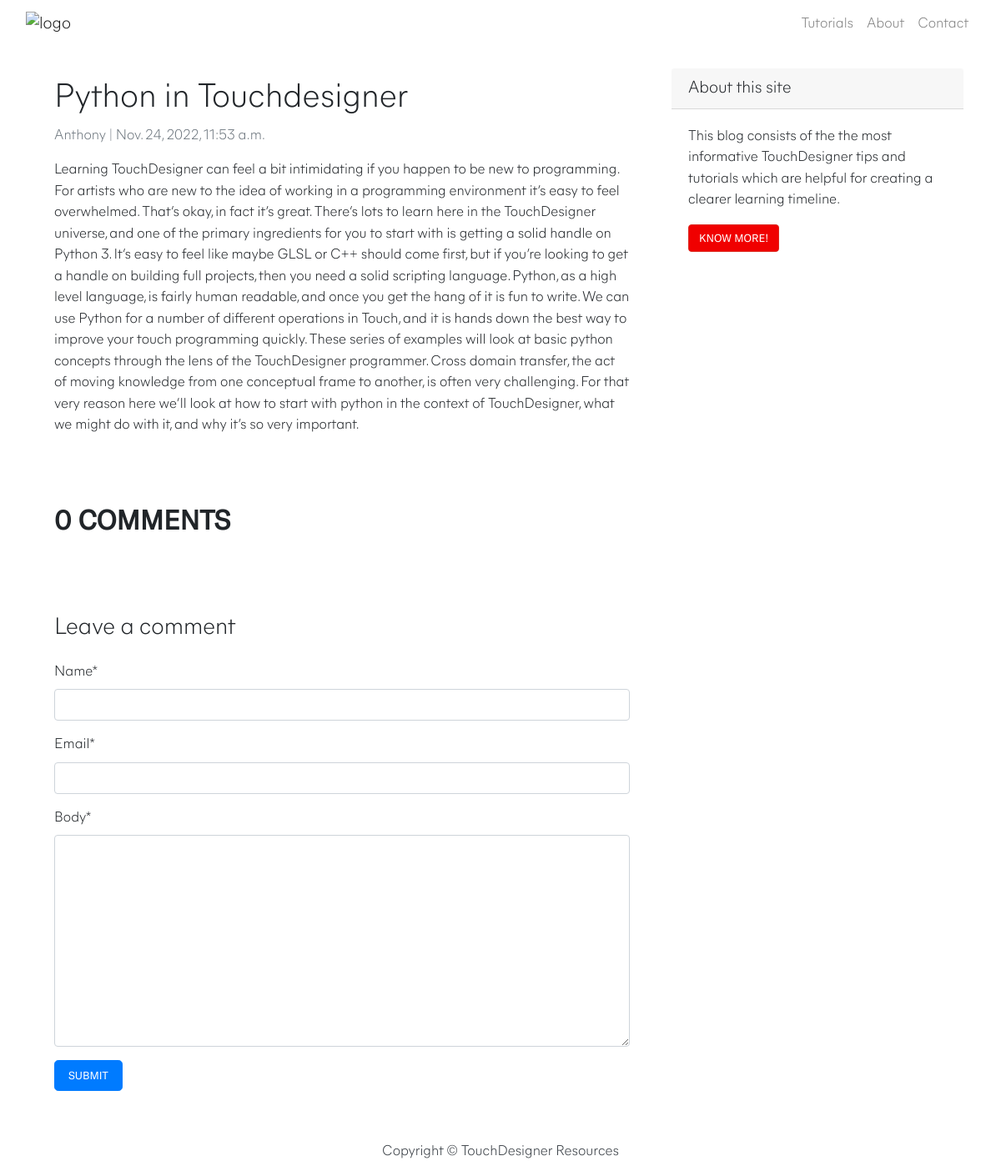
Page /python-in-touchdesigner/ on the earlier database version.
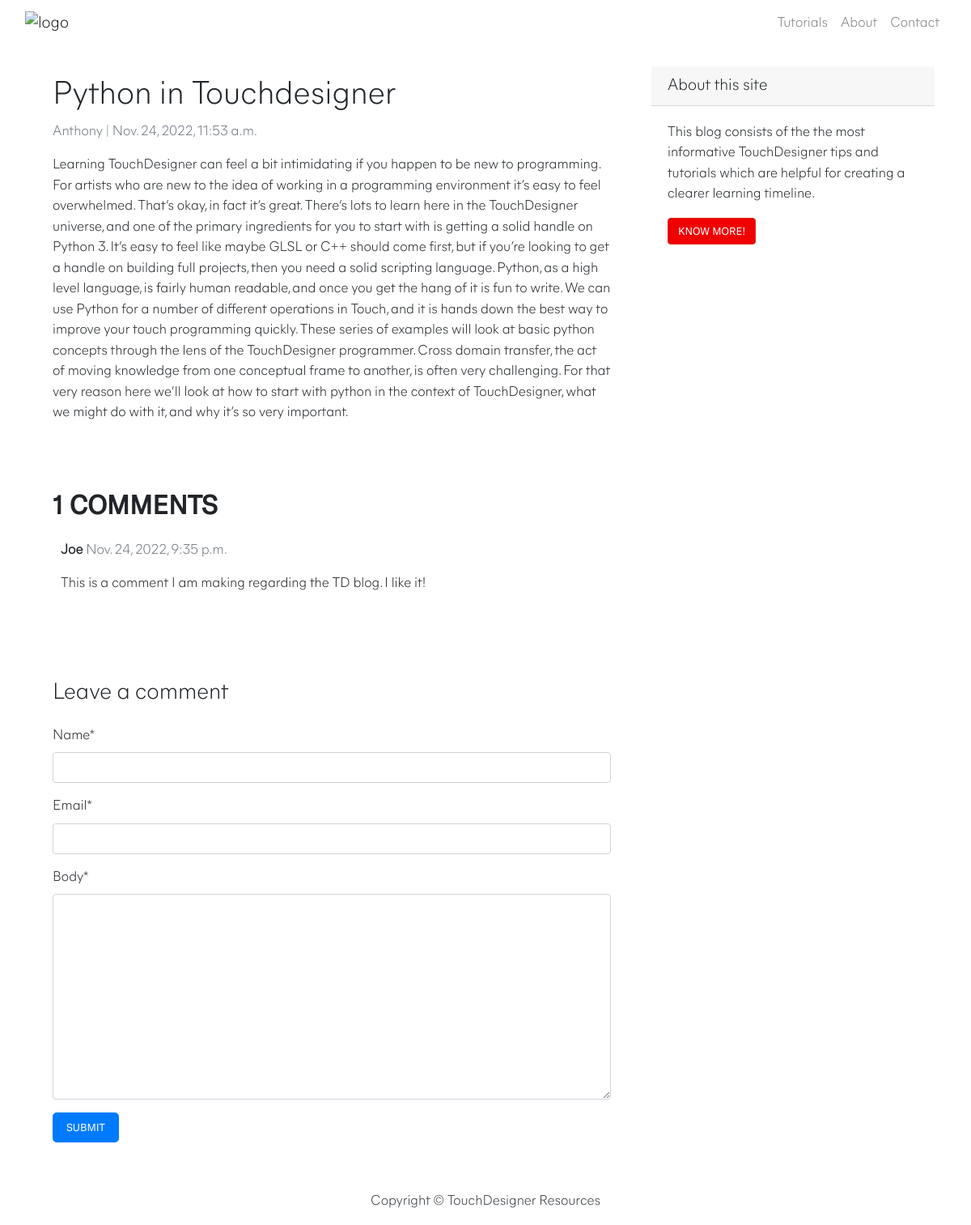
Same page on the later database version.
### blog/models.py (models this page shows, shortened)
class Post(models.Model):
    title = models.CharField(max_length=200, unique=True)
    slug = models.SlugField(max_length=200, unique=True)
    author = models.ForeignKey(User, on_delete= models.CASCADE,related_name='blog_posts')
    updated_on = models.DateTimeField(auto_now= True)
    content = models.TextField()
    created_on = models.DateTimeField(auto_now_add=True)
    status = models.IntegerField(choices=STATUS, default=0)
    image = models.ImageField(upload_to='images/')
    class Meta:
        ordering = ['-created_on']

class Comment(models.Model):
    post = models.ForeignKey(Post,on_delete=models.CASCADE,related_name='comments')
    name = models.CharField(max_length=80)
    email = models.EmailField()
    body = models.TextField()
    created_on = models.DateTimeField(auto_now_add=True)
    active = models.BooleanField(default=False)
    class Meta:
        ordering = ['created_on']

### blog/views.py (the view)
# urls.py: path('<slug:slug>/', views.post_detail, name='post_detail'),
def post_detail(request, slug):
    template_name = 'post_detail.html'
    post = get_object_or_404(Post, slug=slug)
    comments = post.comments.filter(active=True)
    new_comment = None
    if request.method == 'POST':
        comment_form = CommentForm(data=request.POST)
        if comment_form.is_valid():
            new_comment = comment_form.save(commit=False)
            new_comment.post = post
            new_comment.save()
    else:
        comment_form = CommentForm()
    return render(request, template_name, {'post': post,
                                           'comments': comments,
                                           'new_comment': new_comment,
                                           'comment_form': comment_form})

### blog/forms.py
class CommentForm(forms.ModelForm):
    class Meta:
        model = Comment
        fields = ('name', 'email', 'body')

### templates/post_detail.html (shortened to what this page needs)
{% extends 'base.html' %} {% block content %}
{% load crispy_forms_tags %}
<div class="container">
  <div class="row">
    <div class="col-md-8 card mb-4  mt-3 left  top">
      <div class="card-body">
        <h1>{% block title %} {{ post.title }} {% endblock title %}</h1>
        <p class=" text-muted">{{ post.author }} | {{ post.created_on }}</p>
        <p class="card-text ">{{ post.content | safe }}</p>
      </div>
    </div>
    {% block sidebar %} {% include 'sidebar.html' %} {% endblock sidebar %}
    <div class="col-md-8 card mb-4  mt-3 ">
      <div class="card-body">
        {% with comments.count as total_comments %}
        <h2>{{ total_comments }} comments</h2>
          {% endwith %} {% for comment in comments %}
        <div class="comments" style="padding: 10px;">
          <p class="font-weight-bold">
            {{ comment.name }}
            <span class=" text-muted font-weight-normal">
              {{ comment.created_on }}
            </span>
          </p>
          {{ comment.body | linebreaks }}
        </div>
        {% endfor %}
      </div>
    </div>
    <div class="col-md-8 card mb-4  mt-3 ">
      <div class="card-body">
        {% if new_comment %}
        <div class="alert alert-success" role="alert">
          Your comment is awaiting moderation
        </div>
        {% else %}
        <h3>Leave a comment</h3>
        <form method="post" style="margin-top: 1.3em;">
          {{ comment_form | crispy }}
          <button type="submit" class="btn btn-primary  btn-lg">Submit</button>
        </form>
        {% endif %}
      </div>
    </div>
  </div>
</div>
{% endblock content %}

### templates/base.html (shortened to what this page needs)
{% load static %}
<!DOCTYPE html>
<html>
  <head>
    <link
      rel="stylesheet"
      href="https://maxcdn.bootstrapcdn.com/bootstrap/4.0.0/css/bootstrap.min.css"
    />
    <link rel="stylesheet" href="{% static 'blog/css/style.css' %}" />
  </head>
  <body>
    <nav class="navbar navbar-expand-lg navbar-light" style="background-color: white;" id="mainNav">
      <div class="container-fluid">
        <a class="navbar-brand" href="{% url 'home' %}" ><img src="https://medias.mutek.org/mutek/TouchDesigner_black-01.png" alt="logo" style="max-width:180px"> </a>
        <div class="collapse navbar-collapse" id="navbarResponsive">
          <ul class="navbar-nav ml-auto">
            <li class="nav-item text-black">
              <a
                class="nav-link text-black"
                href="#"
                >Tutorials</a
              >
            </li>
            <li class="nav-item text-black">
              <a
                class="nav-link text-black"
                href="#"
                >About</a
              >
            </li>
            <li class="nav-item text-black">
              <a
                class="nav-link text-black"
                href="#"
                >Contact</a
              >
            </li>
          </ul>
        </div>
      </div>
    </nav>
            {% block content %}{% endblock content %}
    <footer class="py-3 bg-grey">
              <p class="m-0 text-dark text-center ">Copyright &copy; TouchDesigner Resources</p>
    </footer>
  </body>
</html>

### templates/sidebar.html
{% block sidebar %}
<div class="col-md-4 float-right ">
<div class="card my-4">
        <h5 class="card-header">About this site</h5>
    <div class="card-body">
        <p class="card-text"> This blog consists of the the most informative TouchDesigner tips and tutorials which are helpful for creating a clearer learning timeline.</p>
        <a href="#"
           class="btn btn-danger">Know more!</a>
    </div>
</div>
</div>
{% endblock sidebar %}

### blog/static/blog/css/style.css (style rules this page uses)
body { font-family: "MierA"; font-size: 17px; background-color: white; }
.btn-danger { color: #fff; background-color: #f00000; border-color: #dc281e; }
.card-body h2 { font-family: 'GT-America', sans-serif; text-transform: uppercase; font-weight: bold; margin-bottom: 0; }
.card { border: none; }
.btn { text-transform: uppercase; font-family: 'GT-America', sans-serif; font-size: 0.8rem; }

Differences in the rows shown:
added Comment: name "Joe", created_on "Nov. 24, 2022, 9:35 p.m.", body "This is a comment I am making regarding the TD blog. I like it!"
Other differences:
{{ total_comments }}: "0" → "1"
